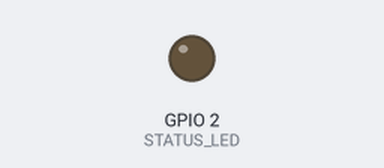
A program run on a simulated ESP32. On the bench: output pins drawn as LEDs (lit = HIGH). WiFi joins after 1.5 s; servers stay silent unless stated; random numbers use the default seed unless the program sets one; no MQTT or app messages arrive unless stated; what the program prints to the serial monitor is not drawn.

Above: at 0.1 s.
At 5.1 s:
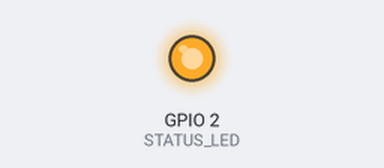
Timing chart, 0 to 6.6 s (numbered marks = the images above):
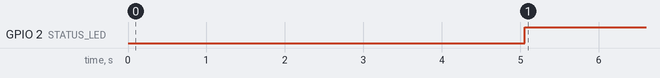

The program:

main.cpp
```cpp
#include <WiFi.h>
#include <PubSubClient.h>

#define STATUS_LED 2 // Onboard LED on ESP32 Dev Module

const char *ssid = "laptop";       // Replace with your local Wi-Fi SSID
const char *password = "12345678"; // Replace with your local Wi-Fi Password
const char *mqtt_server = "test.mosquitto.org";

const char *status_topic = "lab6/esp32_recovery/status";
const char *telemetry_topic = "lab6/esp32_recovery/telemetry";

WiFiClient espClient;
PubSubClient client(espClient);

unsigned long lastPublish = 0;
unsigned long lastReconnectAttempt = 0;
unsigned long packet_count = 0;

// Non-blocking LED indicator state control
void update_led_indicator(bool connected)
{
  digitalWrite(STATUS_LED, connected ? HIGH : LOW);
}

// Wi-Fi Connection & Recovery Handler
void check_wifi_connection()
{
  if (WiFi.status() != WL_CONNECTED)
  {
    update_led_indicator(false);
    Serial.println("\n[WARN] Wi-Fi connection lost! Initiating recovery...");

    WiFi.disconnect();
    WiFi.begin(ssid, password);

    unsigned long startAttempt = millis();
    while (WiFi.status() != WL_CONNECTED && millis() - startAttempt < 10000)
    {
      delay(500);
      Serial.print(".");
    }

    if (WiFi.status() == WL_CONNECTED)
    {
      Serial.println("\n[Wi-Fi] RESTORED! IP Address: " + WiFi.localIP().toString());
    }
    else
    {
      Serial.println("\n[Wi-Fi] Reconnection attempt timed out. Will retry in main loop.");
    }
  }
}

// Non-blocking MQTT Broker Recovery Handler
bool reconnect_mqtt()
{
  Serial.println("[MQTT] Attempting broker connection to test.mosquitto.org...");
  String clientId = "ESP32Rec-" + String(random(0xffff), HEX);

  if (client.connect(clientId.c_str()))
  {
    Serial.println("[MQTT] SUCCESS - Connected to broker!");

    // Publish reconnection event to alert subscribers
    client.publish(status_topic, "SYSTEM_RECOVERED_AND_ACTIVE");
    update_led_indicator(true);
    return true;
  }

  Serial.print("[MQTT] FAILED - Return Code (rc) = ");
  Serial.print(client.state());
  Serial.println(". Will retry in 5 seconds...");
  update_led_indicator(false);
  return false;
}

void setup()
{
  Serial.begin(115200);
  pinMode(STATUS_LED, OUTPUT);
  update_led_indicator(false);

  Serial.println("\n--- Task 3 Auto-Recovery System Starting ---");
  WiFi.mode(WIFI_STA);
  WiFi.begin(ssid, password);

  check_wifi_connection();
  client.setServer(mqtt_server, 1883);
}

void loop()
{
  // Step 1: Monitor and recover Wi-Fi layer
  if (WiFi.status() != WL_CONNECTED)
  {
    check_wifi_connection();
  }

  // Step 2: Monitor and recover MQTT layer if Wi-Fi is active
  if (WiFi.status() == WL_CONNECTED)
  {
    if (!client.connected())
    {
      unsigned long now = millis();
      if (now - lastReconnectAttempt > 5000)
      { // Non-blocking 5-second interval retry
        lastReconnectAttempt = now;
        if (reconnect_mqtt())
        {
          lastReconnectAttempt = 0;
        }
      }
    }
    else
    {
      // Step 3: Service active MQTT client loop & publish telemetry
      client.loop();

      unsigned long now = millis();
      if (now - lastPublish > 3000)
      { // Publish telemetry packet every 3 seconds
        lastPublish = now;
        packet_count++;

        String payload = "{\"status\":\"RUNNING\",\"packet_id\":" + String(packet_count) + "}";
        Serial.print("[TELEMETRY PUBLISH] Transmitting packet #");
        Serial.print(packet_count);
        Serial.print(": ");
        Serial.println(payload);

        client.publish(telemetry_topic, payload.c_str());
      }
    }
  }
}
```

Measured:
- by itself, GPIO 2 (STATUS_LED): LOW → HIGH at 5.1 s
